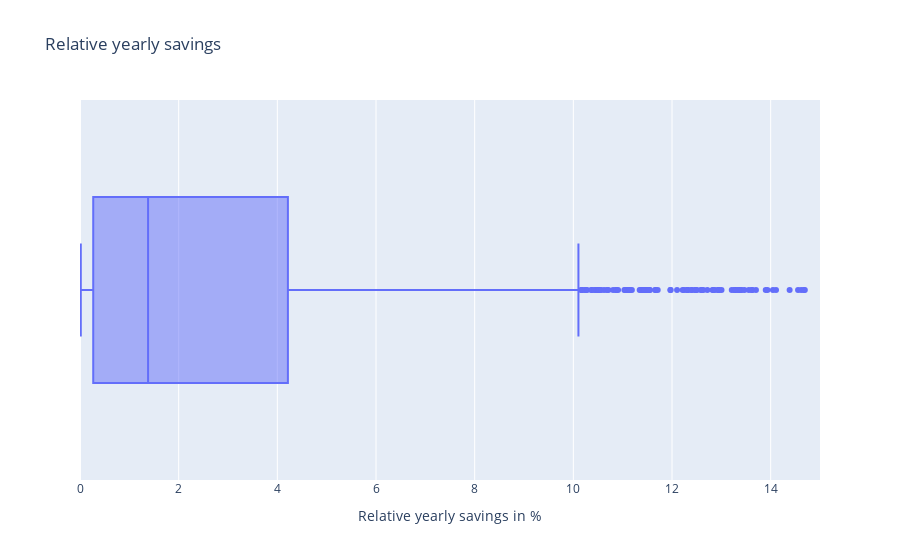

The cell this chart's notebook holds for it:
### Code cell
rel_yearly_savings = 100 * rel_diff["total_yearly_costs_eur"]
rel_yearly_savings.name = "Relative yearly savings in %"
print(rel_yearly_savings.describe().drop("count").to_markdown())

rel_yearly_savings_fig_df = rel_diff.copy() * 100
rel_yearly_savings_fig_df = rel_yearly_savings_fig_df.rename(columns={"total_yearly_costs_eur": "Savings"})
rel_yearly_savings_fig = px.box(
    data_frame=rel_yearly_savings_fig_df,
    x="Savings",
    title="Relative yearly savings")
rel_yearly_savings_fig.update_layout(xaxis_title="Relative yearly savings in %", yaxis_title="")
rel_yearly_savings_fig.update_xaxes(range=[0, 15])
rel_yearly_savings_fig.write_image("images/rel_yearly_savings_box.pdf")
rel_yearly_savings_fig.show()

### Figure 1 — Plotly figure (JSON) as saved in the notebook; plotly's stock layout.template omitted (floating-point values rounded to 4 significant figures; data arrays with more than 128 entries replaced by an {"elided": "..."} marker saying what was removed)
{"data": [{"alignmentgroup": "True", "hovertemplate": "Savings=%{x}<extra></extra>", "legendgroup": "", "marker": {"color": "#636efa"}, "name": "", "notched": false, "offsetgroup": "", "orientation": "h", "showlegend": false, "type": "box", "x": {"elided": "1772 float values"}, "x0": " ", "xaxis": "x", "y0": " ", "yaxis": "y"}], "layout": {"boxmode": "group", "legend": {"tracegroupgap": 0}, "title": {"text": "Relative yearly savings"}, "xaxis": {"anchor": "y", "domain": [0, 1], "range": [0, 15], "title": {"text": "Relative yearly savings in %"}}, "yaxis": {"anchor": "x", "domain": [0, 1], "title": {"text": ""}}}}
